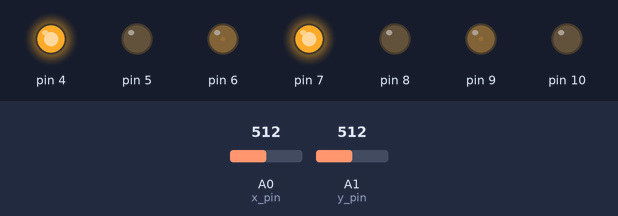
Simulated run of this sketch. Board: Arduino Uno, built with avr-gcc and run on an emulated ATmega328P. Parts: output pins drawn as LEDs (lit = HIGH). The test bench sets the inputs (shaded band); at power-on: A1 (y_pin) = 512, A0 (x_pin) = 512.

Above: at 1.2 s.
1.3 s: A1 (y_pin) set to 716
At 2.5 s:
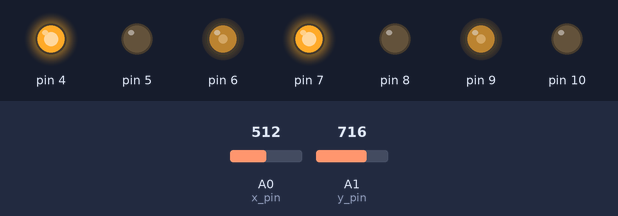
2.8 s: A1 (y_pin) set to 900
At 3.9 s:
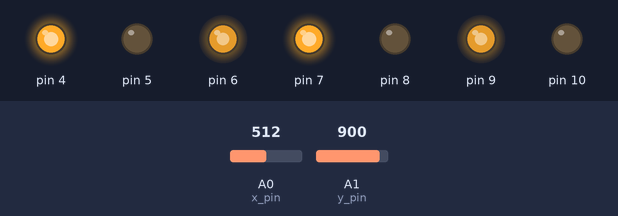
4.3 s: A1 (y_pin) set to 306
At 5.0 s:
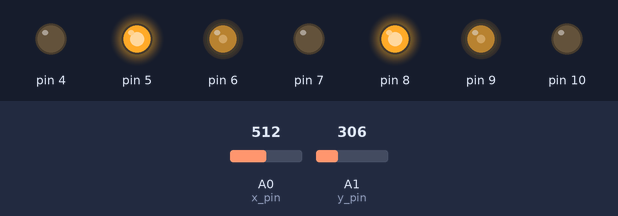
5.8 s: A1 (y_pin) set to 122
At 6.1 s:
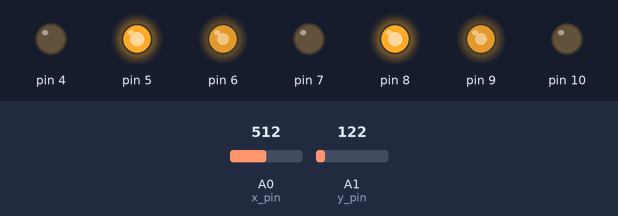
7.3 s: A1 (y_pin) set to 0
At 8.5 s:
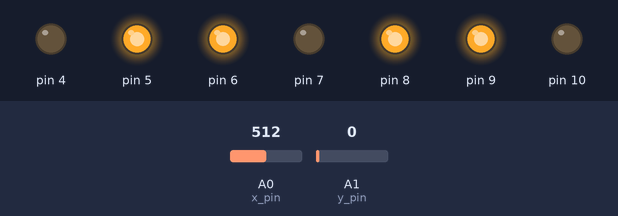
8.8 s: A1 (y_pin) set to 511
At 9.6 s:
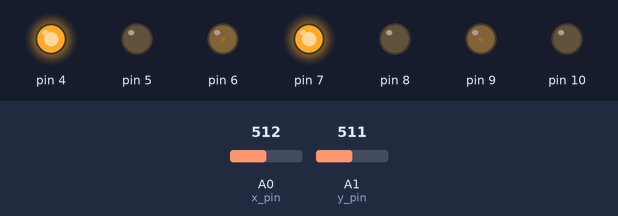
Timing chart, 0 to 11.3 s (numbered marks = the images above; inputs shaded):
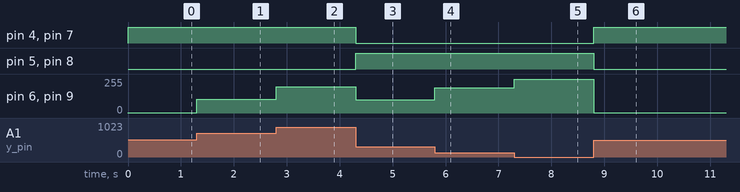

The sketch:

akvator1_returns.ino
```cpp
//int IN3 = 7; // к пину драйвера RPWM
//int IN4 = 8; // к пину драйвера LPDM
//int ENB = 9; // к пинам драйвера R_EN и L_EN
#define x_pin A0 // джойстик
#define y_pin A1  // джойстик
#define z_pin A2  // потенциометр
#define neitral_pin 3  // нейтральное положения вертикалок
const int k1 = 7;  // смещение для перевода значений джойстика

struct data_upr // данные с пульта управления
{
int x,y,z;
};

struct thruster // структура хранящая пины упавляющие вма
{
  int in_1;      //к пину драйвера RPWM
  int in_2;      // к пину драйвера LPDM
  int in_pwm;   // к пинам драйвера R_EN и L_EN
};

struct thruster thruster_HL = {7,8,9};
struct thruster thruster_HR = {4,5,6};
struct thruster thruster_V = {14,16,10};
struct data_upr  poloj()
 {
   struct data_upr joist;
   int x = analogRead(x_pin);
   int y = analogRead(y_pin);
   joist.x =constrain(map(y+k1,0,1023,-255,255),-255,255); // при нейтральном положении иногда шлёт 1, причина неизвестна
   joist.x == 1 ? joist.x = 0 : joist.x = joist.x;
   joist.y =constrain(map(x+k1,0,1023,-255,255),-255,255);
   joist.z =constrain(map(x+k1,0,1023,-255,255),-255,255);
   return joist;
}
void go_forward(int sped,struct thruster motor_L,struct thruster motor_R) // движение вперёд,подумать о передаче структуры по указателю
{
  analogWrite(motor_R.in_pwm,sped);
  analogWrite(motor_L.in_pwm,sped);  // можно слать одинаковый шим на два движка
  digitalWrite(motor_R.in_1,1);
  digitalWrite(motor_R.in_2,0);
  digitalWrite(motor_L.in_1,1);
  digitalWrite(motor_L.in_2,0);
}
void go_backward(int sped,struct thruster motor_L,struct thruster motor_R) // движение назад,подумать о передаче структуры по указателю
{
  analogWrite(motor_R.in_pwm,sped);
  analogWrite(motor_L.in_pwm,sped);
  digitalWrite(motor_R.in_1,0);
  digitalWrite(motor_R.in_2,1);
  digitalWrite(motor_L.in_1,0);
  digitalWrite(motor_L.in_2,1);
}
void right(int sped,struct thruster motor_L,struct thruster motor_R)// поворот вправо
{
  analogWrite(motor_R.in_pwm,sped);
  analogWrite(motor_L.in_pwm,sped);
  digitalWrite(motor_R.in_1,1);
  digitalWrite(motor_R.in_2,0);
  digitalWrite(motor_L.in_1,0);
  digitalWrite(motor_L.in_2,1);
}
void left(int sped,struct thruster motor_L,struct thruster motor_R)// поворот влево
{
  analogWrite(motor_R.in_pwm,sped);
  analogWrite(motor_L.in_pwm,sped);
  digitalWrite(motor_R.in_1,0);
  digitalWrite(motor_R.in_2,1);
  digitalWrite(motor_L.in_1,1);
  digitalWrite(motor_L.in_2,0);
}
void down(int sped,struct thruster motor_V)//погружение
{
  analogWrite(motor_V.in_pwm,sped);
  digitalWrite(motor_V.in_1,1);
  digitalWrite(motor_V.in_2,0);
}
void up(int sped,struct thruster motor_V)//всплытие
{
  analogWrite(motor_V.in_pwm,sped);
  digitalWrite(motor_V.in_1,0);
  digitalWrite(motor_V.in_2,1);
}


void setup()
{
  pinMode(thruster_HL.in_1, OUTPUT);
  pinMode(thruster_HL.in_2, OUTPUT);
  pinMode(thruster_HL.in_pwm, OUTPUT);
  pinMode(thruster_HR.in_1, OUTPUT);
  pinMode(thruster_HR.in_2, OUTPUT);
  pinMode(thruster_HR.in_pwm, OUTPUT);
  pinMode(thruster_V.in_1, OUTPUT);
  pinMode(thruster_V.in_2, OUTPUT);
  pinMode(thruster_V.in_pwm, OUTPUT);
  pinMode(x_pin,INPUT);
  pinMode(y_pin,INPUT);
  pinMode(z_pin,INPUT);
}
void loop()
{
  struct data_upr data = poloj();
  Serial.println(data.y);
  if((data.x==0)&&(data.y==0))
  {
     go_forward(0,thruster_HL,thruster_HR );
     Serial.println("стоп");
  }
  if(data.y==0)          // ось х
  {
   if(data.x>0)
   {
   go_forward(data.x,thruster_HL,thruster_HR );
   Serial.println("x вперёд");
   }
   if(data.x < 0)
   {
     Serial.println("x назад");
   go_backward(abs(data.x),thruster_HL,thruster_HR);
   }
  }
   if(data.x==0)         // ось у
  {
   if(data.y>0)
   {
 left(abs(data.y),thruster_HL,thruster_HR);
  Serial.println("у влево");
   }
   if(data.y < 0)
   {

     right(abs(data.y),thruster_HL,thruster_HR );
   Serial.println("у вправо");
   }
  }
  if((data.x!=0)&& (data.y!=0))
  {
   if(data.x>0)
   {
   go_forward(data.x,thruster_HL,thruster_HR );
   Serial.println("x вперёд");
   }
   if(data.x < 0)
   {
     Serial.println("x назад");
   go_backward(abs(data.x),thruster_HL,thruster_HR);
   }
  }
}
```

Measured:
- after the input at 1.3 s, pin 6, pin 9: 3/255 → 105/255 at once
- after the input at 2.8 s, pin 6, pin 9: 105/255 → 197/255 at once
- after the input at 4.3 s, pin 4, pin 7: HIGH → LOW at once; pin 5, pin 8: LOW → HIGH at once; pin 6, pin 9: 197/255 → 99/255 at once
- after the input at 5.8 s, pin 6, pin 9: 99/255 → 191/255 at once
- after the input at 7.3 s, pin 6, pin 9: 191/255 → 252/255 at once
- after the input at 8.8 s, pin 4, pin 7: LOW → HIGH at once; pin 5, pin 8: HIGH → LOW at once; pin 6, pin 9: 252/255 → 3/255 at once
